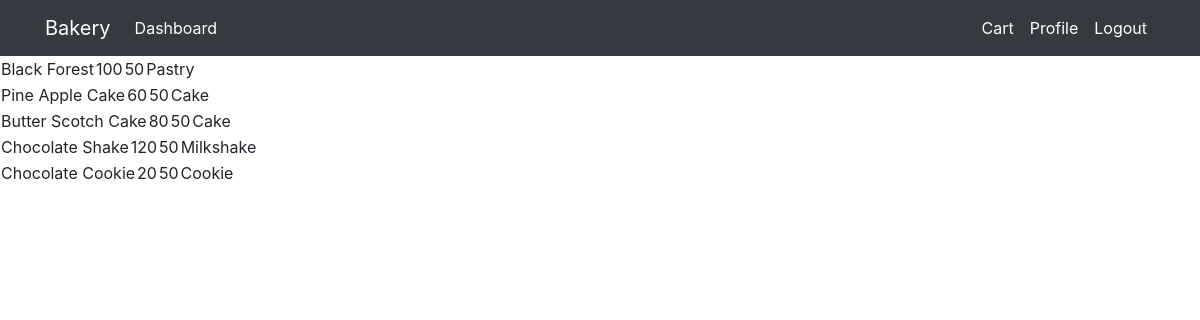
The page / on the database its author committed.
### Bakery/models.py (models this page shows, shortened)
class Product(models.Model):
    name = models.CharField(max_length=100, null=True)
    quantity = models.PositiveIntegerField(null=True)
    price = models.PositiveIntegerField(null=True)
    category = models.ForeignKey(Category, on_delete=models.CASCADE,default=1)
    image = models.ImageField(upload_to='uploads/products/', default='default_image.jpeg')
    @staticmethod
    def get_all_products():
    	return Product.objects.all()

class Category(models.Model):
    name = models.CharField(max_length=100)
    def __str__(self):
        return self.name

### Bakery/views.py (the view)
# urls.py: path('', views.index, name='Bakery-index'),
def index(request):
	products = models.Product.get_all_products()
	return render(request, 'Bakery/index.html', {'products':products})

### templates/Bakery/index.html (shortened to what this page needs)
{%extends 'Partials/base.html'%}
{%block content%}
{%for product in products%}
<table>
	<tr>
		<td>{{product.name}}</td>
		<td>{{product.price}}</td>
		<td>{{product.quantity}}</td>
		<td>{{product.category}}</td>
	</tr>
</table>
{%endfor%}
{%endblock%}

### templates/Partials/base.html (shortened to what this page needs)
<!doctype html>
<html lang="en">
  <head>
    <link rel="stylesheet" href="https://cdn.jsdelivr.net/npm/bootstrap@4.6.1/dist/css/bootstrap.min.css">
  </head>
  <body>
    {% include 'partials/nav.html' %}
    {%block content %}{%endblock%}
  </body>
</html>

### templates/Partials/nav.html (shortened to what this page needs)
<nav class="navbar navbar-expand-lg navbar-info bg-dark">
        <div class="container">
            <a class="navbar-brand text-white" href="index.html">Bakery</a>
            <div class="collapse navbar-collapse" id="navbarSupportedContent">
                <ul class="navbar-nav mr-auto">
                    <li class="nav-item active">
                        <a class="nav-link text-white" href="#">Dashboard </a>
                    </li>
                </ul>
                <ul class="navbar-nav ml-auto">
                      <li class="nav-item active">
                        <a class="nav-link text-white" href="#">Cart </a>
                    </li>
                    <li class="nav-item active">
                        <a class="nav-link text-white" href="profile.html">Profile </a>
                    </li>
                    <li class="nav-item">
                        <a class="nav-link text-white" href="#">Logout</a>
                    </li>
                </ul>
            </div>
        </div>
    </nav>

### rows shown on the page
Product: name "Black Forest", price "100", quantity "50", category "Pastry"
Product: name "Pine Apple Cake", price "60", quantity "50", category "Cake"
Product: name "Butter Scotch Cake", price "80", quantity "50", category "Cake"
Product: name "Chocolate Shake", price "120", quantity "50", category "Milkshake"
Product: name "Chocolate Cookie", price "20", quantity "50", category "Cookie"
